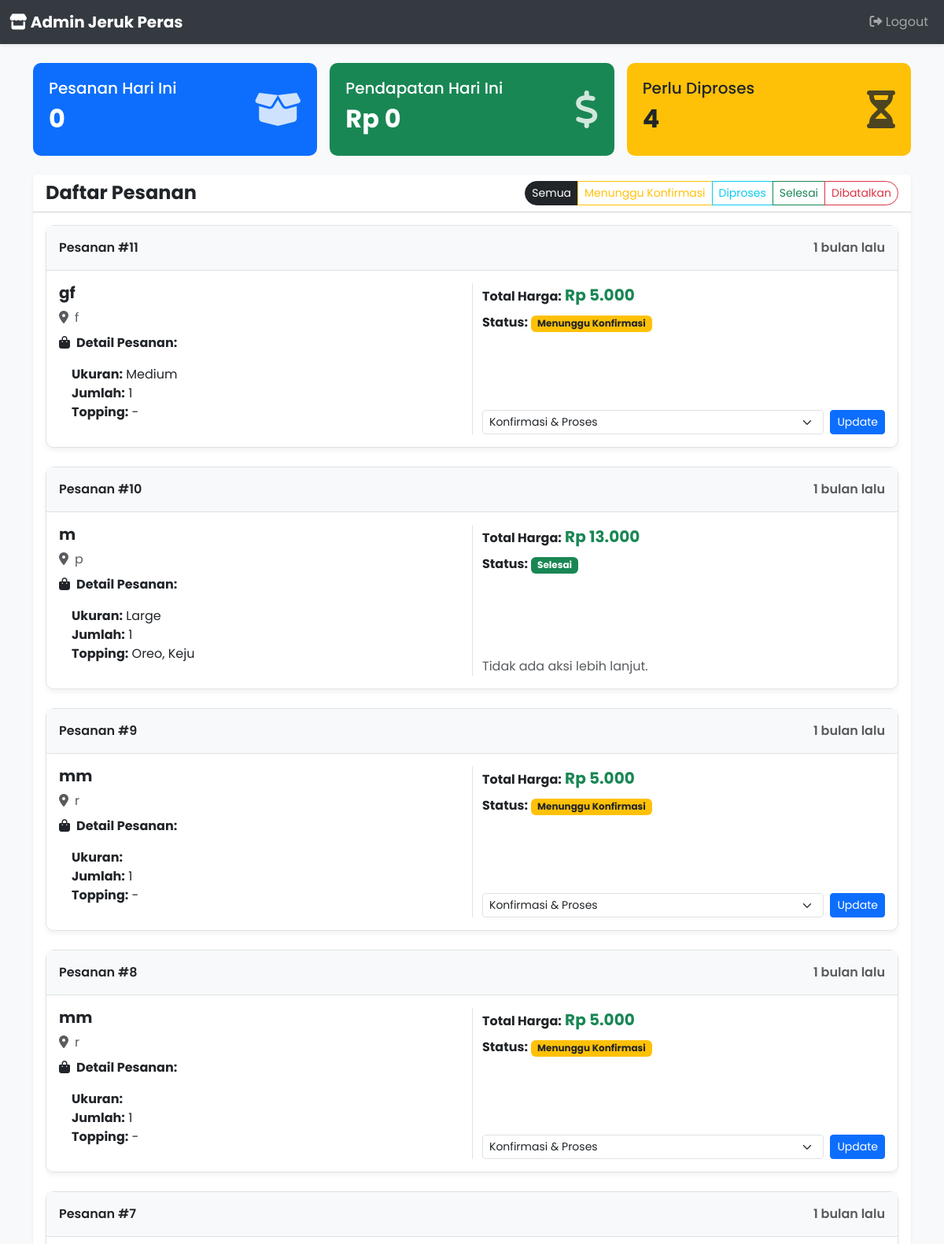
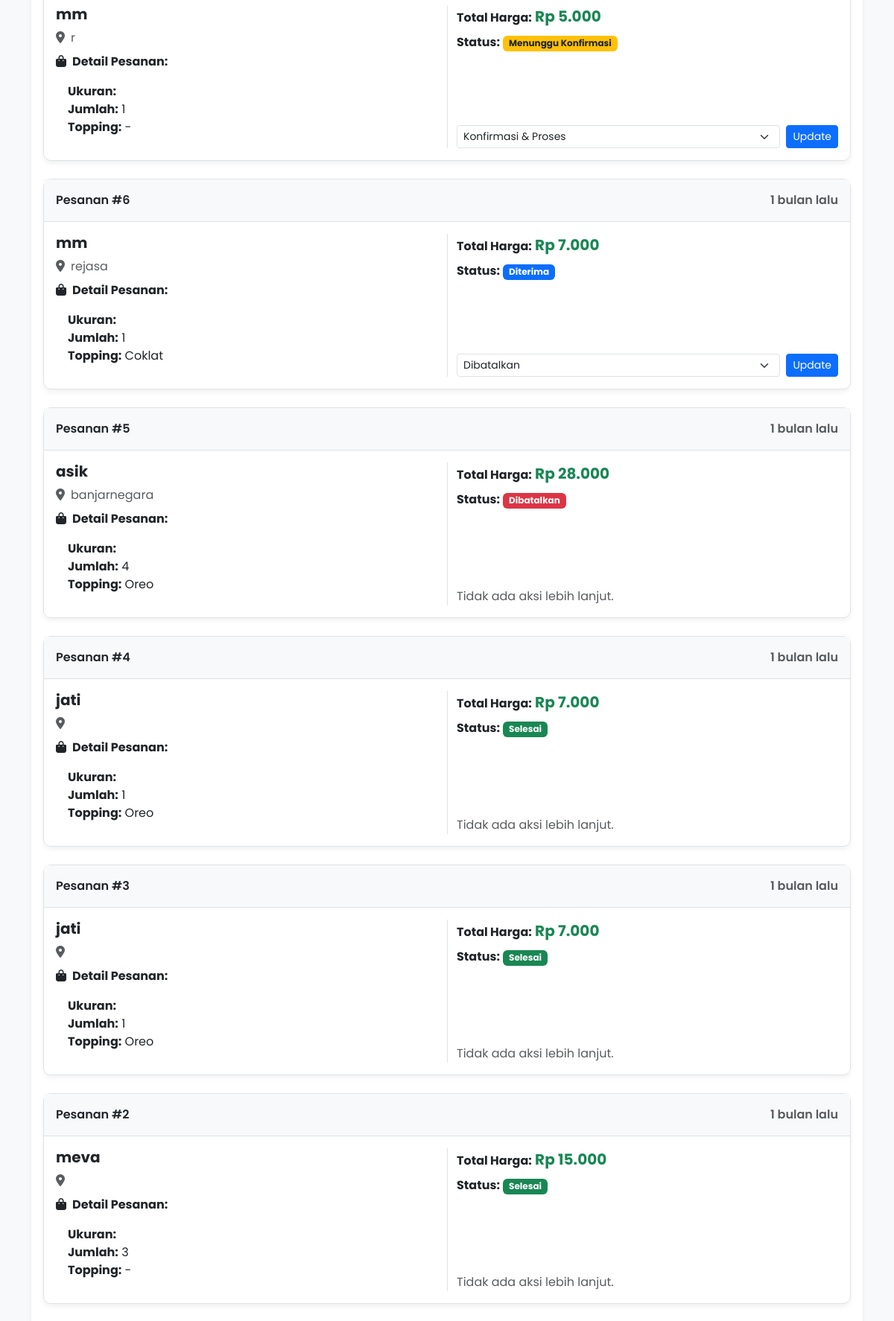
The page /admin/index.php (signed in, upper part) on the database its author committed (2 pictures, top to bottom).
### tables this page shows
CREATE TABLE `pesanan` (
  `id` int(11) NOT NULL,
  `nama_pemesan` varchar(255) NOT NULL,
  `alamat` text NOT NULL,
  `ukuran` varchar(50) NOT NULL,
  `topping` varchar(255) DEFAULT NULL,
  `jumlah` int(11) NOT NULL,
  `total_harga` int(11) NOT NULL,
  `status` varchar(50) NOT NULL DEFAULT 'Diterima',
  `tanggal_pesan` timestamp NOT NULL DEFAULT current_timestamp()
);

### admin/index.php (the view, shortened to what this page needs)
<?php
include '../koneksi.php';
$query_today_orders = "SELECT COUNT(*) as total FROM pesanan WHERE DATE(tanggal_pesan) = CURDATE()";
$result_today_orders = mysqli_query($koneksi, $query_today_orders);
$today_orders = mysqli_fetch_assoc($result_today_orders)['total'];
$query_today_revenue = "SELECT SUM(total_harga) as revenue FROM pesanan WHERE DATE(tanggal_pesan) = CURDATE() AND status NOT IN ('Dibatalkan')";
$result_today_revenue = mysqli_query($koneksi, $query_today_revenue);
$revenue_data = mysqli_fetch_assoc($result_today_revenue);
$today_revenue = $revenue_data['revenue'] ? $revenue_data['revenue'] : 0;
$query_pending_orders = "SELECT COUNT(*) as pending FROM pesanan WHERE status = 'Menunggu Konfirmasi'";
$result_pending_orders = mysqli_query($koneksi, $query_pending_orders);
$pending_orders = mysqli_fetch_assoc($result_pending_orders)['pending'];
$filter_status = isset($_GET['status']) ? $_GET['status'] : 'Semua';
$where_clause = '';
$query_pesanan = "SELECT * FROM pesanan $where_clause ORDER BY tanggal_pesan DESC";
$result_pesanan = mysqli_query($koneksi, $query_pesanan);
?>
<!DOCTYPE html>
<html lang="en">
<head>
    <link href="https://cdn.jsdelivr.net/npm/bootstrap@5.3.2/dist/css/bootstrap.min.css" rel="stylesheet">
    <link href="https://cdnjs.cloudflare.com/ajax/libs/font-awesome/6.0.0-beta3/css/all.min.css" rel="stylesheet">
</head>
<body>
    <nav class="navbar navbar-expand-lg navbar-dark navbar-custom shadow-sm">
        <div class="container-fluid">
            <a class="navbar-brand fw-bold" href="#"><i class="fas fa-store"></i> Admin Jeruk Peras</a>
            <div class="collapse navbar-collapse" id="navbarNav">
                <ul class="navbar-nav ms-auto">
                    <li class="nav-item">
                        <a class="nav-link" href="../logout.php"><i class="fas fa-sign-out-alt"></i> Logout</a>
                    </li>
                </ul>
            </div>
        </div>
    </nav>
    <div class="container mt-4">
        <div class="row mb-4 g-3">
            <div class="col-md-4">
                <div class="stat-card bg-primary">
                    <div class="d-flex justify-content-between align-items-center">
                        <div>
                            <h5>Pesanan Hari Ini</h5>
                            <h2 class="fw-bold"><?php echo $today_orders; ?></h2>
                        </div>
                        <i class="fas fa-box-open stat-icon"></i>
                    </div>
                </div>
            </div>
            <div class="col-md-4">
                <div class="stat-card bg-success">
                    <div class="d-flex justify-content-between align-items-center">
                        <div>
                            <h5>Pendapatan Hari Ini</h5>
                            <h2 class="fw-bold">Rp <?php echo number_format($today_revenue, 0, ',', '.'); ?></h2>
                        </div>
                        <i class="fas fa-dollar-sign stat-icon"></i>
                    </div>
                </div>
            </div>
            <div class="col-md-4">
                <div class="stat-card bg-warning text-dark">
                    <div class="d-flex justify-content-between align-items-center">
                        <div>
                            <h5>Perlu Diproses</h5>
                            <h2 class="fw-bold"><?php echo $pending_orders; ?></h2>
                        </div>
                        <i class="fas fa-hourglass-half stat-icon"></i>
                    </div>
                </div>
            </div>
        </div>
        <div class="card border-0 shadow-sm">
            <div class="card-header bg-white">
                <div class="d-flex flex-wrap justify-content-between align-items-center">
                    <h4 class="mb-0 fw-bold">Daftar Pesanan</h4>
                    <div class="filter-btn-group btn-group mt-2 mt-md-0" role="group">
                        <a href="?status=Semua" class="btn btn-sm <?php echo $filter_status == 'Semua' ? 'btn-dark' : 'btn-outline-secondary'; ?>">Semua</a>
                        <a href="?status=Menunggu Konfirmasi" class="btn btn-sm <?php echo $filter_status == 'Menunggu Konfirmasi' ? 'btn-warning text-dark' : 'btn-outline-warning'; ?>">Menunggu Konfirmasi</a>
                        <a href="?status=Diproses" class="btn btn-sm <?php echo $filter_status == 'Diproses' ? 'btn-info' : 'btn-outline-info'; ?>">Diproses</a>
                        <a href="?status=Selesai" class="btn btn-sm <?php echo $filter_status == 'Selesai' ? 'btn-success' : 'btn-outline-success'; ?>">Selesai</a>
                        <a href="?status=Dibatalkan" class="btn btn-sm <?php echo $filter_status == 'Dibatalkan' ? 'btn-danger' : 'btn-outline-danger'; ?>">Dibatalkan</a>
                    </div>
                </div>
            </div>
            <div class="card-body">
                <?php if (mysqli_num_rows($result_pesanan) > 0): ?>
                    <?php while ($data = mysqli_fetch_assoc($result_pesanan)): ?>
                        <div class="order-card">
                            <div class="order-card-header p-3">
                                <div class="d-flex justify-content-between align-items-center">
                                    <span>Pesanan #<?php echo $data['id']; ?></span>
                                    <span class="text-muted time-ago" data-timestamp="<?php echo $data['tanggal_pesan']; ?>"></span>
                                </div>
                            </div>
                            <div class="card-body p-3">
                                <div class="row">
                                    <div class="col-md-6">
                                        <h5><strong><?php echo htmlspecialchars($data['nama_pemesan']); ?></strong></h5>
                                        <p class="text-muted mb-2"><i class="fas fa-map-marker-alt me-2"></i><?php echo htmlspecialchars($data['alamat']); ?></p>
                                        <p><strong><i class="fas fa-shopping-bag me-2"></i>Detail Pesanan:</strong></p>
                                        <ul class="list-unstyled ms-3">
                                            <li><strong>Ukuran:</strong> <?php echo htmlspecialchars($data['ukuran']); ?></li>
                                            <li><strong>Jumlah:</strong> <?php echo htmlspecialchars($data['jumlah']); ?></li>
                                            <li><strong>Topping:</strong> <?php echo htmlspecialchars($data['topping'] ? $data['topping'] : '-'); ?></li>
                                        </ul>
                                    </div>
                                    <div class="col-md-6 border-start">
                                        <div class="d-flex flex-column justify-content-between h-100">
                                            <div>
                                                <p class="mb-2"><strong>Total Harga:</strong> <span class="fs-5 fw-bold text-success">Rp <?php echo number_format($data['total_harga'], 0, ',', '.'); ?></span></p>
                                                <p class="mb-2"><strong>Status:</strong>
                                                    <?php
                                                    $status = htmlspecialchars($data['status']);
                                                    $badge_map = ['Menunggu Konfirmasi' => 'bg-warning text-dark', 'Diterima' => 'bg-primary', 'Diproses' => 'bg-info text-dark', 'Selesai' => 'bg-success', 'Dibatalkan' => 'bg-danger'];
                                                    $badge_class = $badge_map[$status] ?? 'bg-secondary';
                                                    echo "<span class='badge {$badge_class}'>{$status}</span>";
                                                    ?>
                                                </p>
                                            </div>
                                            <?php if ($data['status'] != 'Selesai' && $data['status'] != 'Dibatalkan'): ?>
                                            <form action="update_status.php" method="POST" class="d-flex mt-3">
                                                <select name="status_baru" class="form-select form-select-sm me-2">
                                                    <?php if ($data['status'] == 'Menunggu Konfirmasi'): ?>
                                                        <option value="Diproses">Konfirmasi & Proses</option>
                                                    <?php elseif ($data['status'] == 'Diproses'): ?>
                                                        <option value="Selesai">Selesai</option>
                                                    <?php endif; ?>
                                                    <option value="Dibatalkan">Dibatalkan</option>
                                                </select>
                                                <button type="submit" class="btn btn-primary btn-sm">Update</button>
                                            </form>
                                            <?php else: ?>
                                                <p class="text-muted mt-3 mb-0">Tidak ada aksi lebih lanjut.</p>
                                            <?php endif; ?>
                                        </div>
                                    </div>
                                </div>
                            </div>
                        </div>
                    <?php endwhile; ?>
                <?php endif; ?>
            </div>
        </div>
    </div>
</body>
</html>

### admin/index.php (style rules this page uses)
body { background-color: #f8f9fa; font-family: 'Poppins', sans-serif; }
.navbar-custom { background-color: #343a40; }
.stat-card { border-radius: 10px; color: white; padding: 20px; }
.stat-card .stat-icon { font-size: 3rem; opacity: 0.8; }
.order-card { border: 1px solid #dee2e6; border-radius: 10px; margin-bottom: 1.5rem; box-shadow: 0 4px 6px rgba(0,0,0,0.05); }
.order-card-header { background-color: #f8f9fa; border-bottom: 1px solid #dee2e6; font-weight: 600; }
.filter-btn-group .btn { border-radius: 20px; }

### rows shown on the page
pesanan: id "11", nama_pemesan "gf", alamat "f", ukuran "Medium", jumlah "1", topping "-", total_harga "5.000", status "Menunggu Konfirmasi", status_baru "Konfirmasi & Proses"
pesanan: id "10", nama_pemesan "m", alamat "p", ukuran "Large", jumlah "1", topping "Oreo, Keju", total_harga "13.000", status "Selesai", shows "Tidak ada aksi lebih lanjut."
pesanan: id "9", nama_pemesan "mm", alamat "r", jumlah "1", topping "-", total_harga "5.000", status "Menunggu Konfirmasi", status_baru "Konfirmasi & Proses"
pesanan: id "8", nama_pemesan "mm", alamat "r", jumlah "1", topping "-", total_harga "5.000", status "Menunggu Konfirmasi", status_baru "Konfirmasi & Proses"
pesanan: id "7", nama_pemesan "mm", alamat "r", jumlah "1", topping "-", total_harga "5.000", status "Menunggu Konfirmasi", status_baru "Konfirmasi & Proses"
pesanan: id "6", nama_pemesan "mm", alamat "rejasa", jumlah "1", topping "Coklat", total_harga "7.000", status "Diterima"
pesanan: id "5", nama_pemesan "asik", alamat "banjarnegara", jumlah "4", topping "Oreo", total_harga "28.000", status "Dibatalkan", shows "Tidak ada aksi lebih lanjut."
pesanan: id "4", nama_pemesan "jati", jumlah "1", topping "Oreo", total_harga "7.000", status "Selesai", shows "Tidak ada aksi lebih lanjut."
pesanan: id "3", nama_pemesan "jati", jumlah "1", topping "Oreo", total_harga "7.000", status "Selesai", shows "Tidak ada aksi lebih lanjut."
pesanan: id "2", nama_pemesan "meva", jumlah "3", topping "-", total_harga "15.000", status "Selesai", shows "Tidak ada aksi lebih lanjut."

### other values the page prints
$today_orders "0"
$today_revenue "0"
$pending_orders "4"
